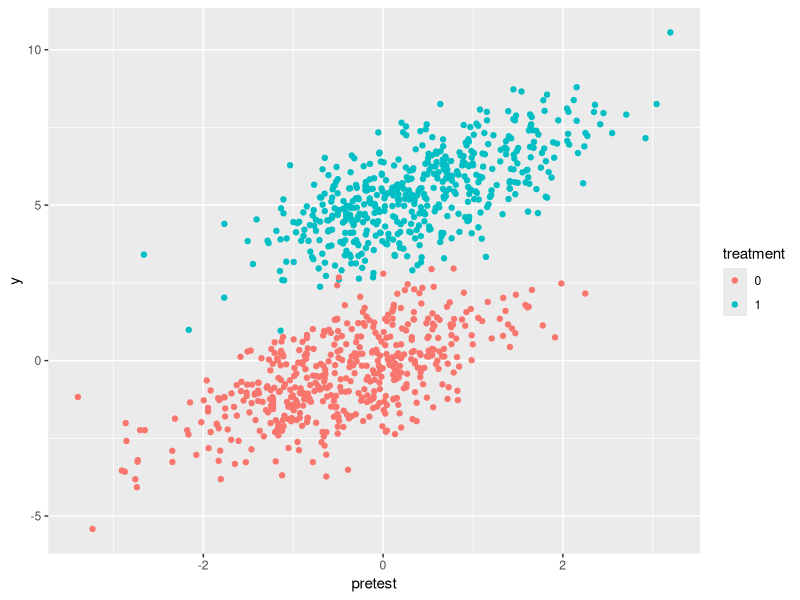
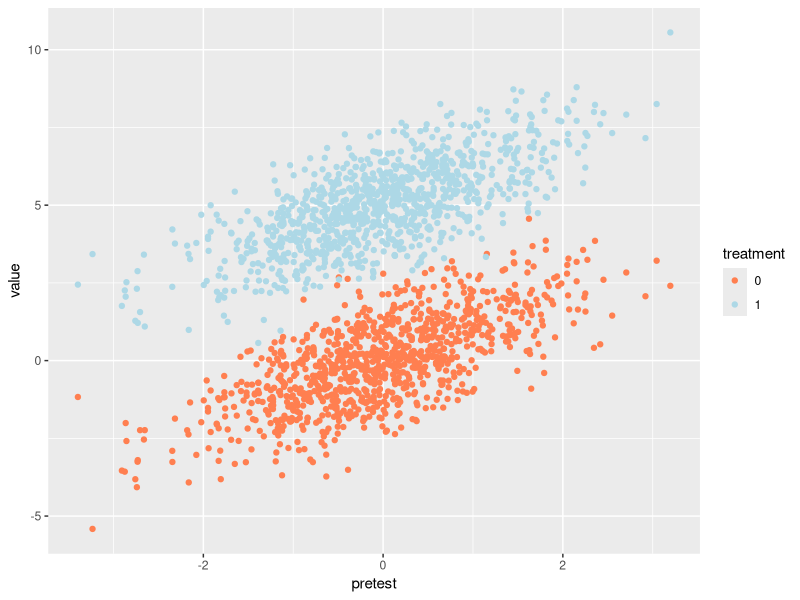
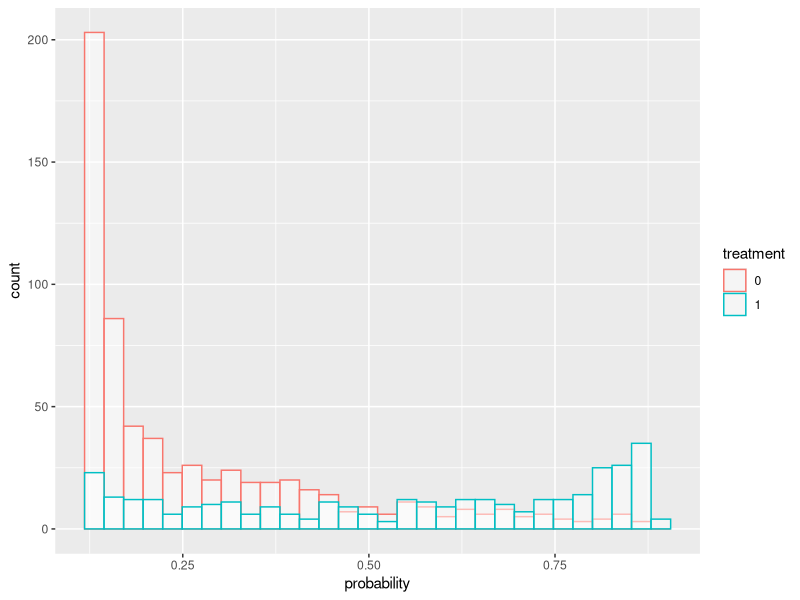
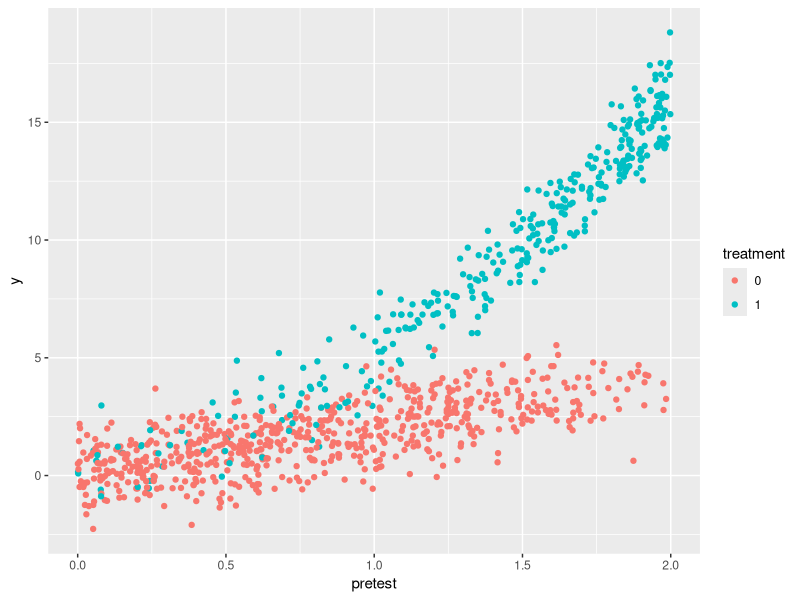
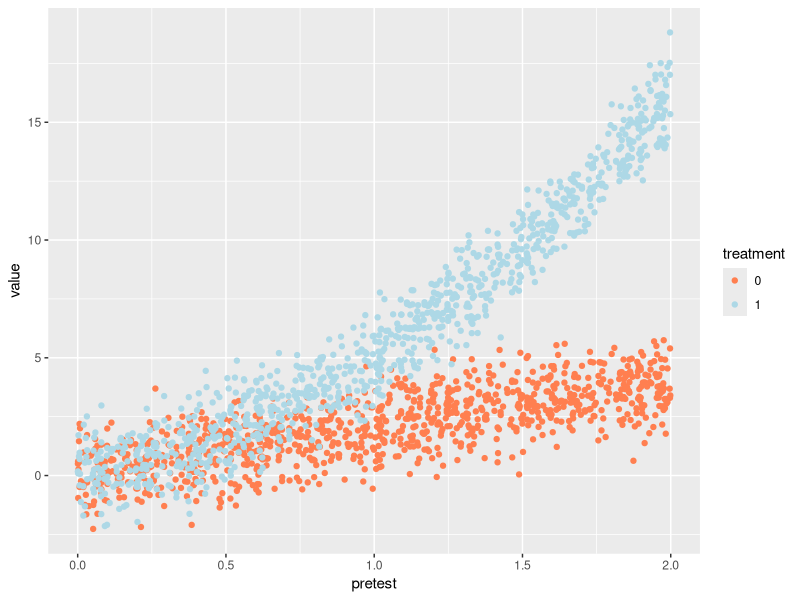

These charts were generated, in order, by the following R code:
## ---- chunk 1
library(ggplot2)
## ---- chunk 2
# Setting seed to 1234, given R version 4.0.2
set.seed(1234)
# Set sample size
N = 1000
# Generate 1000 simulated data points with normal distribution
X = rnorm(N,0,1)
## ---- chunk 3
# Use inverse logit to turn values of X into values of p between 0 and 1
p = 1/(1+exp(-X))
# Creating ceiling for values above 0.95
p[p>0.95] = 0.95
# Creating floor for values below 0.05
p[p<0.05] = 0.05
# Use these probability values to generate binary Z
Z = rbinom(N,1,p)
# Showing significance with log regression
summary(glm(Z~X,family = binomial))
## ---- chunk 4
# Create Y0's
Y0 = X + rnorm(N,0,1)
# Create Y1's where E[Y(1)|X] - E[Y(0)|X] = 5
Y1 = X + rnorm(N,0,1) + 5
# Logic to determine outcome Y based on treatment assignment
Y = ifelse(Z==1,Y1,Y0)
# Combine everything into a data frame
dat = data.frame(pretest=X,treatment=Z,y=Y,y0=Y0,y1=Y1)
# Checking linear and statistically significant relationship
summary(lm(data = dat,Y~pretest))
## ---- chunk 5
dgp1 = function(N,meanX,intercept,coef,seed){
  # Set seed
  set.seed(seed)
  # Generate 1000 simulated data points with normal distribution
  X = rnorm(N,meanX,1)
  # Use inverse logit to turn values of X into values of p between 0 and 1
  p = 1/(1+exp(-X))
  # Creating ceiling for values above 0.95
  p[p>0.95] = 0.95
  # Creating floor for values below 0.05
  p[p<0.05] = 0.05
  # Use these probability values to generate binary Z
  Z = as.factor(rbinom(N,1,p))
  # Create Y0's
  Y0 = intercept + coef*X + rnorm(N,0,1)
  # Create Y1's where E[Y(1)|X] - E[Y(0)|X] = 5
  Y1 = intercept + coef*X + rnorm(N,0,1) + 5
  # Logic to determine outcome Y based on treatment assignment
  Y = ifelse(Z==1,Y1,Y0)
  # Combine everything into a data frame
  dat = data.frame(pretest=X,treatment=Z,y=Y,y0=Y0,y1=Y1)
return(dat)
}
# Check linear relationship and statistically significant relationship
summary(lm(data=dgp1(1000,0,0,1,1234),y~pretest+treatment))
## ---- chunk 6
# Since it isn't specified, we're going to generate X with mean zero
# and coefficient of 1, and Y with intercept zero
data1 = dgp1(1000,0,0,1,1234)
## ---- chunk 7
# Calculate sample average treatment effect 
sate1 = mean(data1$y1 - data1$y0)
sate1
## ---- chunk 8
# Renaming dataset to keep track better
data2 = data1
# Calculate difference of means
difmeans2 = mean(data2$y[data2$treatment==1]) - mean(data2$y[data2$treatment==0])
difmeans2
## ---- chunk 9
# Use lm function for linear regression, call coefficients
summary(lm(y ~ pretest + treatment, data2))$coefficient
# Call value for estimated treatment effect
linreg2 = summary(lm(y ~ pretest + treatment, data2))$coefficient[3]
linreg2
## ---- chunk 10
# Call ggplot and color by name
ggplot(data2,aes(x=pretest,y=y,color=treatment)) +
  geom_point()
## ---- chunk 11
# Renaming dataset to keep track better
data3 = data2
# Call ggplot and color by name
ggplot(data3, aes(x=pretest, y = value, color = treatment)) + 
    geom_point(aes(y = y0, col = "coral")) + 
    geom_point(aes(y = y1, col = "light blue")) + 
  scale_color_identity(name = "treatment",
                          breaks = c("coral", "light blue"),
                          labels = c("0", "1"),
                          guide = "legend")
## ---- chunk 12
# Subtract God-mode SATE from difference in means and linear regression estimates
difmeans2-sate1
linreg2-sate1
## ---- chunk 13
# Randomly drawing 1000 datasets with DGP function. 
# Each dataset has 1000 observations.
ITER = 1000
# Initialize vectors for estimators
rdmeandif = rep(NA,ITER)
rdlinreg = rep(NA,ITER)

# Begin loop for difference in means
for (i in 1:ITER) {
  # Draw new dataset, seed comes from loop iteration
  dat = dgp1(1000,0,0,1,i)
  # Calculate difference in means, subtract SATE to get bias, divide by SD
  rdmeandif[i] = ((mean(dat$y[dat$treatment==1]) - mean(dat$y[dat$treatment==0]))-mean(dat$y1-dat$y0))/sd(dat$y)
  # Calculate difference in means, subtract SATE to get bias, divide by SD
  rdlinreg[i] = (summary(lm(y ~ pretest + treatment, dat))$coefficient[3]-mean(dat$y1-dat$y0))/sd(dat$y)
}

# Find average value for standardized bias of each estimator
mean(rdmeandif)
mean(rdlinreg)
## ---- chunk 14
sim.nlin = function(N,seed){
  # Set seed
  set.seed(seed)
  # Generate 1000 simulated data points with uniform distribution
  X = runif(N,0,2)
  # Use inverse logit to turn values of X into values of p between 0 and 1
  p = 1/(1+exp(-(-2+X^2)))
  # Use these probability values to generate binary Z
  Z = as.factor(rbinom(N,1,p))
  # Create Y0's
  Y0 = 2*X + rnorm(N,0,1)
  # Create Y1's
  Y1 = 2*X + 3*(X^2) + rnorm(N,0,1)
  # Logic to determine outcome Y based on treatment assignment
  Y = ifelse(Z==1,Y1,Y0)
  # Combine everything into a data frame
  dat = data.frame(pretest=X,probability=p,treatment=Z,y=Y,y0=Y0,y1=Y1)
return(dat)
}
## ---- chunk 15
data.nlin = sim.nlin(1000,1234)
head(data.nlin)
## ---- chunk 16
ggplot(data.nlin, aes(x=probability, color=treatment)) + 
    geom_histogram(fill="white",alpha=0.5, position="identity")
## ---- chunk 17
ggplot(data.nlin,aes(x=pretest,y=y,color=treatment)) +
  geom_point()
## ---- chunk 18
# Call ggplot and color by name
ggplot(data.nlin, aes(x=pretest, y = value, color = treatment)) + 
    geom_point(aes(y = y0, col = "coral")) + 
    geom_point(aes(y = y1, col = "light blue")) +
  scale_color_identity(name = "treatment",
                          breaks = c("coral", "light blue"),
                          labels = c("0", "1"),
                          guide = "legend")
## ---- chunk 19
# Randomly drawing 1000 datasets with DGP function. 
# Each dataset has 1000 observations.
ITER = 1000
# Initialize vectors for estimators
rdmeandif = rep(NA,ITER)
rdlinreg = rep(NA,ITER)
rdlinreg2 = rep(NA,ITER)

# Begin loop for difference in means
for (i in 1:ITER) {
  # Draw new dataset, seed comes from loop iteration
  dat = sim.nlin(1000,i)
  # Create X squared
  dat$pretest2 = (dat$pretest)^2
  # Calculate difference in means, subtract SATE
  rdmeandif[i] = ((mean(dat$y[dat$treatment==1]) - mean(dat$y[dat$treatment==0]))-mean(dat$y1-dat$y0))
  # Calculate difference in means, subtract SATE
  rdlinreg[i] = (summary(lm(y ~ pretest + treatment, dat))$coefficient[3]-mean(dat$y1-dat$y0))
  # Calculate difference in means, subtract SATE
  rdlinreg2[i] = (summary(lm(y ~ pretest +  pretest2 + treatment, dat))$coefficient[4]-mean(dat$y1-dat$y0))
}

# Find average value for NON-STANDARD bias of each estimator
mean(rdmeandif)
mean(rdlinreg)
mean(rdlinreg2)
## ---- chunk 20
# Randomly drawing 1000 datasets with DGP function. 
# Each dataset has 1000 observations.
ITER = 1000
# Initialize vectors for estimators
rdmeandif = rep(NA,ITER)
rdlinreg = rep(NA,ITER)
rdlinreg2 = rep(NA,ITER)

# Begin loop for difference in means
for (i in 1:ITER) {
  # Draw new dataset, seed comes from loop iteration
  dat = sim.nlin(1000,i)
  # Create X squared
  dat$pretest2 = (dat$pretest)^2
  # Calculate difference in means, subtract SATE
  rdmeandif[i] = ((mean(dat$y[dat$treatment==1]) - mean(dat$y[dat$treatment==0]))-mean(dat$y1-dat$y0))/sd(dat$y)
  # Calculate difference in means, subtract SATE
  rdlinreg[i] = (summary(lm(y ~ pretest + treatment, dat))$coefficient[3]-mean(dat$y1-dat$y0))/sd(dat$y)
  # Calculate difference in means, subtract SATE
  rdlinreg2[i] = (summary(lm(y ~ pretest +  pretest2 + treatment, dat))$coefficient[4]-mean(dat$y1-dat$y0))/sd(dat$y)
}

# Find average value for STANDARD bias of each estimator
mean(rdmeandif)
mean(rdlinreg)
mean(rdlinreg2)
